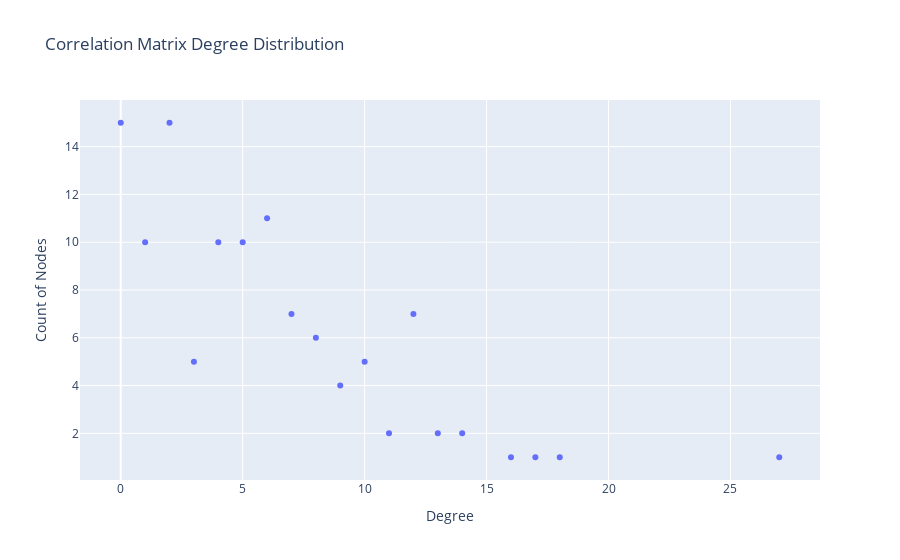

Notebook code cell kept with this figure:
### Markdown cell above
We can also look at degree distribution.

### Code cell
from CLEAN.source_code.analyzers.degree_distribution import plot_degree_distribution

plot_degree_distribution(corr_matrix, threshold=0)

### Figure 1 — Plotly figure (JSON) as saved in the notebook; plotly's stock layout.template omitted (floating-point values rounded to 4 significant figures)
{"data": [{"hovertemplate": "Degree=%{x}<br>Count of Nodes=%{y}<extra></extra>", "legendgroup": "", "marker": {"color": "#636efa", "symbol": "circle"}, "mode": "markers", "name": "", "orientation": "v", "showlegend": false, "type": "scatter", "x": [0, 1, 2, 3, 4, 5, 6, 7, 8, 9, 10, 11, 12, 13, 14, 16, 17, 18, 27], "xaxis": "x", "y": [15, 10, 15, 5, 10, 10, 11, 7, 6, 4, 5, 2, 7, 2, 2, 1, 1, 1, 1], "yaxis": "y"}], "layout": {"legend": {"tracegroupgap": 0}, "title": {"text": "Correlation Matrix Degree Distribution"}, "xaxis": {"anchor": "y", "domain": [0, 1], "title": {"text": "Degree"}}, "yaxis": {"anchor": "x", "domain": [0, 1], "title": {"text": "Count of Nodes"}}}}
